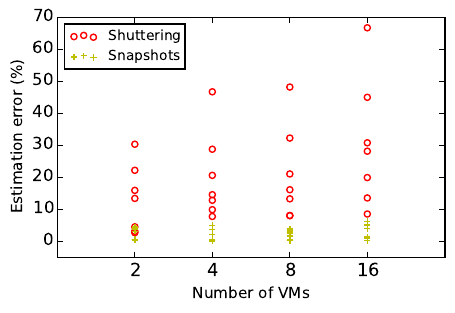

The script that saved this image:
from collections import defaultdict
import numpy as np
import matplotlib.pyplot as plt
from pylab import *

benchListBaseline = [ 'tonto', 'sphinx3', 'dealII', 'soplex', 'bzip2', 'xalancbmk', 'omnetpp' ]
benchListExperiments = [ 'tonto', 'sphinx3', 'dealII', 'soplex', 'bzip2', 'xalancbmk', 'omnetpp' ]
#benchListExperiments = [ 'perlbench', 'astar', 'soplex', 'xalancbmk', 'omnetpp']
colocationListBaseline = [ 'colocating with lbm', 'colocating with povray', 'colocating with astar', 'colocating with astar', 'colocating with libquantum', 'colocating with povray', 'colocating with omnetpp', 'colocating with mcf' ]
colocationListExperiments = [ 'colocating with lbm', 'colocating with povray', 'colocating with perlbench', 'colocating with astar', 'colocating with libquantum', 'colocating with povray', 'colocating with omnetpp', 'colocating with mcf' ]
#runningList = [ 'xalancbmk', 'colocating with libquantum' ]
runningList = [ 'tonto', 'colocating with libquantum', 'sphinx3', 'colocating with libquantum', 'dealII', 'colocating with libquantum', 'soplex', 'colocating with libquantum','bzip2', 'colocating with libquantum', 'xalancbmk', 'colocating with libquantum', 'omnetpp', 'colocating with libquantum'  ]
colocationList = [ 'colocating with libquantum', 'colocating with mcf',  'colocating with sphinx3']
benchList = [  'tonto', 'sphinx3', 'dealII', 'soplex', 'bzip2', 'xalancbmk', 'omnetpp' ]
#benchList = [  'astar', 'omnetpp'  ]
#colocationListOracle = [ 'colocating with gcc', 'colocating with colocating with mcf', 'colocating with perlbench', 'colocating with astar', 'colocating with libquantum', 'colocating with povray', 'colocating with omnetpp', 'colocating with bzip2' ]

def autolabel(rects):
    # attach some text labels
    for rect in rects:
        height = rect.get_height()
        plt.text(rect.get_x()+rect.get_width()/2., 1.1*height, '%.2f'%float(height), fontsize=8, ha='center', va= 'bottom')

def autolabel2(rects):
    # attach some text labels
    for rect in rects:
        height = rect.get_height()
        plt.text(rect.get_x()+rect.get_width()/2., -1.1*height, '%.1f'%float(height), fontsize=8, ha='center', va= 'top')

filename = 'shutter_cpi_1000'
filename2 = 'shutter_cpi_4'
fList = [s.strip() for s in open('../../papergraphs/scalability/16vm/singlevm/shutter_cpi_1000.txt').readlines()]
fList2 = [s.strip() for s in open('../../papergraphs/scalability/2vm/degradation/%s.txt' % filename).readlines()]
fList3 = [s.strip() for s in open('../../papergraphs/scalability/4vm/degradation/%s.txt' % filename).readlines()]
fList4 = [s.strip() for s in open('../../papergraphs/scalability/8vm/degradation/%s.txt' % filename).readlines()]
fList4ex = [s.strip() for s in open('../../papergraphs/scalability/16vm/degradation/%s.txt' % filename).readlines()]
fList5 = [s.strip() for s in open('../../papergraphs/scalability/2vm/priorwork/%s.txt' % filename2).readlines()]
fList6 = [s.strip() for s in open('../../papergraphs/scalability/4vm/priorwork/%s.txt' % filename2).readlines()]
fList7 = [s.strip() for s in open('../../papergraphs/scalability/8vm/priorwork/%s.txt' % filename2).readlines()]
fList7ex = [s.strip() for s in open('../../papergraphs/scalability/16vm/priorwork/%s.txt' % filename2).readlines()]

executionground = 'execution_time_1000'
executionprior = 'execution_time_4'
fList8 = [s.strip() for s in open('../../papergraphs/scalability/2vm/degradation/%s.txt' % executionground).readlines()]  #degradation
fList9 = [s.strip() for s in open('../../papergraphs/scalability/2vm/priorwork/%s.txt' % executionprior).readlines()]  #degradation
fList10 = [s.strip() for s in open('../../papergraphs/scalability/4vm/degradation/%s.txt' % executionground).readlines()]  #degradation
fList11 = [s.strip() for s in open('../../papergraphs/scalability/4vm/priorwork/%s.txt' % executionprior).readlines()]  #degradation
fList12 = [s.strip() for s in open('../../papergraphs/scalability/8vm/degradation/%s.txt' % executionground).readlines()]  #degradation
fList13 = [s.strip() for s in open('../../papergraphs/scalability/8vm/priorwork/%s.txt' % executionprior).readlines()]  #degradation
fList14 = [s.strip() for s in open('../../papergraphs/scalability/16vm/degradation/%s.txt' % executionground).readlines()]  #degradation
fList15 = [s.strip() for s in open('../../papergraphs/scalability/16vm/priorwork/%s.txt' % executionprior).readlines()]  #degradation

fList16 = [s.strip() for s in open('../../papergraphs/scalability/2vm/snapshot/shutter_cpi_70.txt' ).readlines()]
fList17 = [s.strip() for s in open('../../papergraphs/scalability/4vm/snapshot/shutter_cpi_70.txt' ).readlines()]
fList18 = [s.strip() for s in open('../../papergraphs/scalability/8vm/snapshot/shutter_cpi_70.txt' ).readlines()]
fList19 = [s.strip() for s in open('../../papergraphs/scalability/16vm/snapshot/shutter_cpi_10.txt').readlines()]


fList20 = [s.strip() for s in open('../../papergraphs/scalability/2vm/snapshot/phase_change_70.txt' ).readlines()]
fList21 = [s.strip() for s in open('../../papergraphs/scalability/4vm/snapshot/phase_change_70.txt' ).readlines()]
fList22 = [s.strip() for s in open('../../papergraphs/scalability/8vm/snapshot/phase_change_70.txt' ).readlines()]
fList23 = [s.strip() for s in open('../../papergraphs/scalability/16vm/snapshot/phase_change_10.txt').readlines()]

dictList_single_vm = defaultdict(list)
dictList_single_vm_mean = defaultdict(float)
dictList_degradation_colocation = defaultdict(lambda  : defaultdict(list))
dictList_degradation_shutter = defaultdict(lambda  : defaultdict(list))
dictList_degradation_shutter2 = defaultdict(lambda  : defaultdict(list))
dictList_degradation_shutter3 = defaultdict(lambda  : defaultdict(list))
dictList_degradation_shutter_prev = defaultdict(lambda  : defaultdict(list))
dictList_degradation_shutter_prev2 = defaultdict(lambda  : defaultdict(list))
dictList_degradation_shutter_prev3 = defaultdict(lambda  : defaultdict(list))
final_degradation = defaultdict(lambda  : defaultdict(list))
plot_degradation = defaultdict(dict)
plot_degradation_error = defaultdict(dict)

execution_time_shutter = defaultdict(lambda  : defaultdict(list))
execution_time_sec_shutter = defaultdict(lambda  : defaultdict(list))
execution_time_shutter2 = defaultdict(lambda  : defaultdict(list))
execution_time_sec_shutter2 = defaultdict(lambda  : defaultdict(list))

std_execution_time = defaultdict(dict)
global index

def print_elapsed_time_shutter(time_shutter):
    for j in colocationList:
        for i in benchList:
            print '%s ||||  %s'%(j,i)
            print time_shutter[j][i]


sep = 'u'
for (b,a) in enumerate(fList8):
    #print a
    if a in colocationList:
        index = a
    else:
        if a in benchList:
            execution_time_shutter[index][a].append((fList8[b+4].split('system '))[1].split('elapsed')[0])

#print execution_time_shutter['colocating with mcf']['perlbench']
#print((s.split(start))[1].split(end)[0])

for j in colocationList:
    for i in benchList:
        for k in execution_time_shutter[j][i]:
            m,s = [float (var) for var in k.split(':')]
            temp = m*60 + s
            execution_time_sec_shutter[j][i].append(temp)

for (b,a) in enumerate(fList9):
    #print a
    if a in colocationList:
        index = a
    else:
        if a in benchList:
            #print index
            #print a
            execution_time_shutter2[index][a].append((fList9[b+4].split('system '))[1].split('elapsed')[0])

for j in colocationList:
    for i in benchList:
        for k in execution_time_shutter2[j][i]:
            #print k
            m,s = [float (var) for var in k.split(':')]
            temp = m*60 + s
            execution_time_sec_shutter2[j][i].append(temp)

overhead2 = ()

for a in xrange(0,len(runningList),2):
    j = runningList[a+1]
    i = runningList[a]

    #print (pause_period/np.mean(execution_time_sec_shutter[j][i]))*10
    overhead2 = overhead2 + ( abs(((np.mean(execution_time_sec_shutter2[j][i])/np.mean(execution_time_sec_shutter[j][i])) - 1)*100)*-1, )
    #print np.mean(execution_time_sec_shutter2[j][i])
    #print np.mean(execution_time_sec_shutter[j][i])

#print overhead2
del execution_time_shutter
del execution_time_sec_shutter
del execution_time_shutter2
del execution_time_sec_shutter2

## ------------------------------------------------------------------------------

execution_time_shutter = defaultdict(lambda  : defaultdict(list))
execution_time_sec_shutter = defaultdict(lambda  : defaultdict(list))
execution_time_shutter2 = defaultdict(lambda  : defaultdict(list))
execution_time_sec_shutter2 = defaultdict(lambda  : defaultdict(list))

std_execution_time = defaultdict(dict)

sep = 'u'
for (b,a) in enumerate(fList10):
    #print a
    if a in colocationList:
        index = a
    else:
        if a in benchList:
            execution_time_shutter[index][a].append((fList10[b+4].split('system '))[1].split('elapsed')[0])

#print execution_time_shutter['colocating with mcf']['perlbench']
#print((s.split(start))[1].split(end)[0])

for j in colocationList:
    for i in benchList:
        #print i
        for k in execution_time_shutter[j][i]:
            try:
                m,s = [float (var) for var in k.split(':')]
                #print m,s
                temp = m*60 + s
            except:
                h,m,s = [float (var) for var in k.split(':')]
                #print h,m,s
                temp = h*60*60 + m*60 + s
            execution_time_sec_shutter[j][i].append(temp)

for (b,a) in enumerate(fList11):
    #print a
    if a in colocationList:
        index = a
    else:
        if a in benchList:
            #print index
            #print a
            execution_time_shutter2[index][a].append((fList11[b+4].split('system '))[1].split('elapsed')[0])

for j in colocationList:
    for i in benchList:
        for k in execution_time_shutter2[j][i]:
            try:
                m,s = [float (var) for var in k.split(':')]
                #print m,s
                temp = m*60 + s
            except:
                h,m,s = [float (var) for var in k.split(':')]
                #print h,m,s
                temp = h*60*60 + m*60 + s
            execution_time_sec_shutter2[j][i].append(temp)

overhead3 = ()

for a in xrange(0,len(runningList),2):
    j = runningList[a+1]
    i = runningList[a]
    #print i

    #print (pause_period/np.mean(execution_time_sec_shutter[j][i]))*10
    overhead3 = overhead3 + ( abs(((np.mean(execution_time_sec_shutter2[j][i])/np.mean(execution_time_sec_shutter[j][i])) - 1)*100)*-1, )
    #print np.mean(execution_time_sec_shutter2[j][i])
    #print np.mean(execution_time_sec_shutter[j][i])

#rint overhead3
del execution_time_shutter
del execution_time_sec_shutter
del execution_time_shutter2
del execution_time_sec_shutter2


## ------------------------------------------------------------------------------

execution_time_shutter = defaultdict(lambda  : defaultdict(list))
execution_time_sec_shutter = defaultdict(lambda  : defaultdict(list))
execution_time_shutter2 = defaultdict(lambda  : defaultdict(list))
execution_time_sec_shutter2 = defaultdict(lambda  : defaultdict(list))

std_execution_time = defaultdict(dict)

def print_elapsed_time_shutter(time_shutter):
    for j in colocationList:
        for i in benchList:
            print '%s ||||  %s'%(j,i)
            print time_shutter[j][i]


sep = 'u'
for (b,a) in enumerate(fList12):
    #print a
    if a in colocationList:
        index = a
    else:
        if a in benchList:
            execution_time_shutter[index][a].append((fList12[b+4].split('system '))[1].split('elapsed')[0])

#print execution_time_shutter['colocating with mcf']['perlbench']
#print((s.split(start))[1].split(end)[0])

for j in colocationList:
    for i in benchList:
        #print i
        for k in execution_time_shutter[j][i]:
            try:
                m,s = [float (var) for var in k.split(':')]
                #print m,s
                temp = m*60 + s
            except:
                h,m,s = [float (var) for var in k.split(':')]
                #print h,m,s
                temp = h*60*60 + m*60 + s
            execution_time_sec_shutter[j][i].append(temp)

for (b,a) in enumerate(fList13):
    #print a
    if a in colocationList:
        index = a
    else:
        if a in benchList:
            #print index
            #print a
            execution_time_shutter2[index][a].append((fList13[b+4].split('system '))[1].split('elapsed')[0])
            #execution_time_shutter2[index][a].append((fList13[b+4].split('system '))[1].split('elapsed')[0])

for j in colocationList:
    for i in benchList:
        for k in execution_time_shutter2[j][i]:
            try:
                m,s = [float (var) for var in k.split(':')]
                #print m,s
                temp = m*60 + s
            except:
                h,m,s = [float (var) for var in k.split(':')]
                #print h,m,s
                temp = h*60*60 + m*60 + s
            #print k
            execution_time_sec_shutter2[j][i].append(temp)

overhead4 = ()

for a in xrange(0,len(runningList),2):
    j = runningList[a+1]
    i = runningList[a]
    #print i

    #print (pause_period/np.mean(execution_time_sec_shutter[j][i]))*10
    overhead4 = overhead4 + ( (((np.mean(execution_time_sec_shutter2[j][i])/np.mean(execution_time_sec_shutter[j][i])) - 1)*100)*-1, )
    #print np.mean(execution_time_sec_shutter2[j][i])
    #print np.mean(execution_time_sec_shutter[j][i])

#print overhead4
del execution_time_shutter
del execution_time_sec_shutter
del execution_time_shutter2
del execution_time_sec_shutter2

## ------------------------------------------------------------------------------

execution_time_shutter = defaultdict(lambda  : defaultdict(list))
execution_time_sec_shutter = defaultdict(lambda  : defaultdict(list))
execution_time_shutter2 = defaultdict(lambda  : defaultdict(list))
execution_time_sec_shutter2 = defaultdict(lambda  : defaultdict(list))

std_execution_time = defaultdict(dict)

def print_elapsed_time_shutter(time_shutter):
    for j in colocationList:
        for i in benchList:
            print '%s ||||  %s'%(j,i)
            print time_shutter[j][i]


sep = 'u'
for (b,a) in enumerate(fList14):
    #print a
    if a in colocationList:
        index = a
    else:
        if a in benchList:
            #print a
            execution_time_shutter[index][a].append((fList14[b+4].split('system '))[1].split('elapsed')[0])

#print execution_time_shutter['colocating with mcf']['perlbench']
#print((s.split(start))[1].split(end)[0])

for j in colocationList:
    for i in benchList:
        #print i
        for k in execution_time_shutter[j][i]:
            try:
                m,s = [float (var) for var in k.split(':')]
                #print m,s
                temp = m*60 + s
            except:
                h,m,s = [float (var) for var in k.split(':')]
                #print h,m,s
                temp = h*60*60 + m*60 + s
            execution_time_sec_shutter[j][i].append(temp)

for (b,a) in enumerate(fList15):
    #print a
    if a in colocationList:
        index = a
    else:
        if a in benchList:
            #print index
            #print a
            execution_time_shutter2[index][a].append((fList15[b+4].split('system '))[1].split('elapsed')[0])
            #execution_time_shutter2[index][a].append((fList13[b+4].split('system '))[1].split('elapsed')[0])

for j in colocationList:
    for i in benchList:
        for k in execution_time_shutter2[j][i]:
            try:
                m,s = [float (var) for var in k.split(':')]
                #print m,s
                temp = m*60 + s
            except:
                h,m,s = [float (var) for var in k.split(':')]
                #print h,m,s
                temp = h*60*60 + m*60 + s
            #print k
            execution_time_sec_shutter2[j][i].append(temp)

overhead5 = ()

for a in xrange(0,len(runningList),2):
    j = runningList[a+1]
    i = runningList[a]
    #print i,j

    #print (pause_period/np.mean(execution_time_sec_shutter[j][i]))*10
    overhead5 = overhead5 + ( (((np.mean(execution_time_sec_shutter2[j][i])/np.mean(execution_time_sec_shutter[j][i])) - 1)*100)*-1, )
    #print np.mean(execution_time_sec_shutter2[j][i])
    #print np.mean(execution_time_sec_shutter[j][i])

#print overhead5
del execution_time_shutter
del execution_time_sec_shutter
del execution_time_shutter2
del execution_time_sec_shutter2


## ------------------------------------------------------------------------------



for (b,a) in enumerate(fList):
    if a in benchListBaseline:
        dictList_single_vm[a].append(fList[b+1])

#SORTING LIST CONTAING VALUES OF SINGLE SPEC RUNS INSIDE VMs
for i in benchListBaseline:
    dictList_single_vm[i].sort()
    dictList_single_vm_mean[i] = sum(float(item) for item in dictList_single_vm[i])/len(dictList_single_vm[i])
#    numerator1 = sum(float(n) for (m,n) in enumerate(dictList_degradation_colocation[j][i]))/(len(dictList_degradation_colocation[j][i]))
    #print i,dictList_single_vm_mean[i]

    #print i,dictList_single_vm[i]

for (b,a) in enumerate(fList2):
    #print a
    if a in colocationListBaseline:
       #print a
       index = a
    else:
        if a in benchListExperiments:
            #print a
            dictList_degradation_colocation[index][a].append(fList2[b+1])
#sorting the ground truth values
for a in xrange(0,len(runningList),2):
    j = runningList[a+1]
    i = runningList[a]
    #dictList_degradation_colocation[j][i].sort()
    #print j,i,dictList_degradation_colocation[j][i]

#APPENDING DEGRADATION SHUTTER
for (b,a) in enumerate(fList3):
    if a in colocationListExperiments:
        index = a
    else:
        if a in benchListExperiments:
            dictList_degradation_shutter[index][a].append(fList3[b+1])

for a in xrange(0,len(runningList),2):
    j = runningList[a+1]
    i = runningList[a]
    #dictList_degradation_colocation[j][i].sort()
    #print j,i,dictList_degradation_shutter[j][i]

for (b,a) in enumerate(fList4):
    if a in colocationListExperiments:
        index = a
    else:
        if a in benchListExperiments:
            dictList_degradation_shutter2[index][a].append(fList4[b+1])


for (b,a) in enumerate(fList4ex):
    if a in colocationListExperiments:
        index = a
    else:
        if a in benchListExperiments:
            dictList_degradation_shutter3[index][a].append(fList4ex[b+1])

for a in xrange(0,len(runningList),2):
    j = runningList[a+1]
    i = runningList[a]
    #dictList_degradation_colocation[j][i].sort()
    #print j,i,dictList_degradation_shutter2[j][i]



for a in xrange(0,len(runningList),2):
    j = runningList[a+1]
    i = runningList[a]
    #dictList_degradation_colocation[j][i].sort()
    #print j,i,dictList_degradation_shutter2[j][i]
    sum_of = []
    for n in dictList_degradation_colocation[j][i]:
        sum_of.append(float(n))
    #print np.mean(sum_of)
    final_degradation[j][i].append(np.mean(sum_of))
    del sum_of

    sum_of = []
    for n in dictList_degradation_shutter[j][i]:
        sum_of.append(float(n))
    #print np.mean(sum_of)
    final_degradation[j][i].append(np.mean(sum_of))
    del sum_of

    sum_of = []
    for n in dictList_degradation_shutter2[j][i]:
        #print n
        sum_of.append(float(n))
    #print np.mean(sum_of)
    final_degradation[j][i].append(np.mean(sum_of))
    del sum_of

    sum_of = []
    for n in dictList_degradation_shutter3[j][i]:
        #print n
        sum_of.append(float(n))
    #print np.mean(sum_of)
    final_degradation[j][i].append(np.mean(sum_of))
    del sum_of

xaxis = ()
vm2 = ()
vm3 = ()
vm4 = ()
vm5 = ()
#fig, ax = plt.subplots()
for a in xrange(0,len(runningList),2):
    j = runningList[a+1]
    i = runningList[a]
    plot_list = []
    xaxis = xaxis + (i,)
    for (count,item) in enumerate(final_degradation[j][i]):
        #print count
        if count == 0:
            vm2 = vm2 + (final_degradation[j][i][0]/dictList_single_vm_mean[i] ,)
        if count == 1:
            vm3 = vm3 + (final_degradation[j][i][1]/dictList_single_vm_mean[i], )
        if count == 2:
            vm4 = vm4 + (final_degradation[j][i][2]/dictList_single_vm_mean[i], )
        if count == 3:
            vm5 = vm5 + (final_degradation[j][i][3]/dictList_single_vm_mean[i], )

#print vm2
#print vm3
#print vm4
#print vm5


shutter_vm2 = ()
shutter_vm3 = ()
shutter_vm4 = ()
shutter_vm5 = ()


for (b,a) in enumerate(fList5):
    if a in colocationListExperiments:
        index = a
    else:
        if a in benchListExperiments:
            dictList_degradation_shutter_prev[index][a].append(fList5[b+1])

for a in xrange(0,len(runningList),2):
    j = runningList[a+1]
    i = runningList[a]
    for elem in dictList_degradation_shutter_prev[j][i]:
        dictList_degradation_shutter_prev2[j][i].extend(elem.strip().split('\t'))
    #print dictList_degradation_shutter_prev2[j][i]


for a in xrange(0,len(runningList),2):
    j = runningList[a+1]
    i = runningList[a]
    #print i
    denominator1 = sum(float(n) for (m,n) in enumerate(dictList_single_vm[i]))/(len(dictList_single_vm[i]))
    numerator1 = sum(float(n) for (m,n) in enumerate(dictList_degradation_colocation[j][i]))/(len(dictList_degradation_colocation[j][i]))
    shutter_temp_list = []
    colo_temp_list = []
    degradation_temp_list = []
    error_temp_list = []
    #print numerator1
    #print denominator1
    for (count,item) in enumerate(dictList_degradation_shutter_prev2[j][i]):
        #print item
        if count%2==0:
            colo_temp_list.append(item)
        if count%2==1:
            shutter_temp_list.append(item)

    for (count,item) in enumerate(shutter_temp_list):
        degradation_temp_list.append(abs((((float(shutter_temp_list[count])/float(colo_temp_list[count]))-(numerator1/denominator1))/(float(shutter_temp_list[count])/float(colo_temp_list[count])))*100))

    shutter_temp_list.sort()
    colo_temp_list.sort()
    #print shutter_temp_list
    #print colo_temp_list
    #print dictList_degradation_shutter2[j][i]
    denominator2 = sum(float(n) for (m,n) in enumerate(shutter_temp_list))/len(shutter_temp_list)
    #print len(colo_temp_list)
    #print len(shutter_temp_list)
    numerator2 = sum(float(n) for (m,n) in enumerate(colo_temp_list))/len(colo_temp_list)
    for (m,n) in enumerate(shutter_temp_list):
        ratio=float(n)/float(colo_temp_list[m])
        error_temp_list.append(abs((((ratio)-(numerator1/denominator1))/(numerator1/denominator1))*100))
    plot_degradation_error[j][i]=np.std(error_temp_list)

    #print numerator2
    #print denominator2
    del shutter_temp_list
    del colo_temp_list
    del degradation_temp_list
    #plot_degradation[j][i] = abs((((numerator2/denominator2)-(numerator1/denominator1))/(numerator1/denominator1))*100)
    plot_degradation[j][i] = abs(((denominator2/denominator1)-1)*100)
    shutter_vm2 = shutter_vm2 + (plot_degradation[j][i],)
    #print denominator2/numerator2
    #print j,i,plot_degradation[j][i]
            #print (((numerator2/denominator2)-(numerator1/denominator1))/(numerator2/denominator2))*100

#print shutter_vm2


del dictList_degradation_shutter_prev
del dictList_degradation_shutter_prev2
del plot_degradation
del plot_degradation_error

dictList_degradation_shutter_prev = defaultdict(lambda  : defaultdict(list))
dictList_degradation_shutter_prev2 = defaultdict(lambda  : defaultdict(list))
plot_degradation = defaultdict(dict)
plot_degradation_error = defaultdict(dict)


for (b,a) in enumerate(fList6):
    if a in colocationListExperiments:
        index = a
    else:
        if a in benchListExperiments:
            dictList_degradation_shutter_prev[index][a].append(fList6[b+1])

for a in xrange(0,len(runningList),2):
    j = runningList[a+1]
    i = runningList[a]
    for elem in dictList_degradation_shutter_prev[j][i]:
        dictList_degradation_shutter_prev2[j][i].extend(elem.strip().split('\t'))
    #print dictList_degradation_shutter_prev2[j][i]


for a in xrange(0,len(runningList),2):
    j = runningList[a+1]
    i = runningList[a]
    #print i
    denominator1 = sum(float(n) for (m,n) in enumerate(dictList_single_vm[i]))/(len(dictList_single_vm[i]))
    numerator1 = sum(float(n) for (m,n) in enumerate(dictList_degradation_shutter[j][i]))/(len(dictList_degradation_shutter[j][i]))
    shutter_temp_list = []
    colo_temp_list = []
    degradation_temp_list = []
    error_temp_list = []
    #print numerator1
    #print denominator1
    for (count,item) in enumerate(dictList_degradation_shutter_prev2[j][i]):
        #print item
        if count%2==0:
            colo_temp_list.append(item)
        if count%2==1:
            shutter_temp_list.append(item)

    for (count,item) in enumerate(shutter_temp_list):
        degradation_temp_list.append(abs((((float(shutter_temp_list[count])/float(colo_temp_list[count]))-(numerator1/denominator1))/(float(shutter_temp_list[count])/float(colo_temp_list[count])))*100))

    shutter_temp_list.sort()
    colo_temp_list.sort()
    #print shutter_temp_list
    #print colo_temp_list
    #print dictList_degradation_shutter2[j][i]
    denominator2 = sum(float(n) for (m,n) in enumerate(shutter_temp_list))/len(shutter_temp_list)
    #print len(colo_temp_list)
    #print len(shutter_temp_list)
    numerator2 = sum(float(n) for (m,n) in enumerate(colo_temp_list))/len(colo_temp_list)
    for (m,n) in enumerate(shutter_temp_list):
        ratio=float(n)/float(colo_temp_list[m])
        error_temp_list.append(abs((((ratio)-(numerator1/denominator1))/(numerator1/denominator1))*100))
    plot_degradation_error[j][i]=np.std(error_temp_list)

    #print numerator2
    #print denominator2
    del shutter_temp_list
    del colo_temp_list
    del degradation_temp_list
    #plot_degradation[j][i] = abs((((numerator2/denominator2)-(numerator1/denominator1))/(numerator1/denominator1))*100)
    plot_degradation[j][i] = abs(((denominator2/denominator1)-1)*100)
    shutter_vm3 = shutter_vm3 + (plot_degradation[j][i],)
    #print denominator2/numerator2
    #print j,i,plot_degradation[j][i]
            #print (((numerator2/denominator2)-(numerator1/denominator1))/(numerator2/denominator2))*100

#print shutter_vm3


for (b,a) in enumerate(fList7):
    if a in colocationListExperiments:
        index = a
    else:
        if a in benchListExperiments:
            dictList_degradation_shutter_prev[index][a].append(fList7[b+1])

for a in xrange(0,len(runningList),2):
    j = runningList[a+1]
    i = runningList[a]
    for elem in dictList_degradation_shutter_prev[j][i]:
        dictList_degradation_shutter_prev2[j][i].extend(elem.strip().split('\t'))
    #print dictList_degradation_shutter_prev2[j][i]


for a in xrange(0,len(runningList),2):
    j = runningList[a+1]
    i = runningList[a]
    #print i
    denominator1 = sum(float(n) for (m,n) in enumerate(dictList_single_vm[i]))/(len(dictList_single_vm[i]))
    numerator1 = sum(float(n) for (m,n) in enumerate(dictList_degradation_shutter2[j][i]))/(len(dictList_degradation_shutter2[j][i]))
    shutter_temp_list = []
    colo_temp_list = []
    degradation_temp_list = []
    error_temp_list = []
    #print numerator1
    #print denominator1
    for (count,item) in enumerate(dictList_degradation_shutter_prev2[j][i]):
        #print item
        if count%2==0:
            colo_temp_list.append(item)
        if count%2==1:
            shutter_temp_list.append(item)

    for (count,item) in enumerate(shutter_temp_list):
        degradation_temp_list.append(abs((((float(shutter_temp_list[count])/float(colo_temp_list[count]))-(numerator1/denominator1))/(float(shutter_temp_list[count])/float(colo_temp_list[count])))*100))

    shutter_temp_list.sort()
    colo_temp_list.sort()
    #print shutter_temp_list
    #print colo_temp_list
    #print dictList_degradation_shutter2[j][i]
    denominator2 = sum(float(n) for (m,n) in enumerate(shutter_temp_list))/len(shutter_temp_list)
    #print len(colo_temp_list)
    #print len(shutter_temp_list)
    numerator2 = sum(float(n) for (m,n) in enumerate(colo_temp_list))/len(colo_temp_list)
    for (m,n) in enumerate(shutter_temp_list):
        ratio=float(n)/float(colo_temp_list[m])
        error_temp_list.append(abs((((ratio)-(numerator1/denominator1))/(numerator1/denominator1))*100))
    plot_degradation_error[j][i]=np.std(error_temp_list)

    #print numerator2
    #print denominator2
    del shutter_temp_list
    del colo_temp_list
    del degradation_temp_list
    #plot_degradation[j][i] = abs((((numerator2/denominator2)-(numerator1/denominator1))/(numerator1/denominator1))*100)
    plot_degradation[j][i] = abs(((denominator2/denominator1)-1)*100)
    shutter_vm4 = shutter_vm4 + (plot_degradation[j][i],)
    #print denominator2/numerator2
    #print j,i,plot_degradation[j][i]
            #print (((numerator2/denominator2)-(numerator1/denominator1))/(numerator2/denominator2))*100
#print shutter_vm4

del dictList_degradation_shutter_prev
del dictList_degradation_shutter_prev2
del plot_degradation
del plot_degradation_error

dictList_degradation_shutter_prev = defaultdict(lambda  : defaultdict(list))
dictList_degradation_shutter_prev2 = defaultdict(lambda  : defaultdict(list))
plot_degradation = defaultdict(dict)
plot_degradation_error = defaultdict(dict)


for (b,a) in enumerate(fList7ex):
    if a in colocationListExperiments:
        index = a
    else:
        if a in benchListExperiments:
            dictList_degradation_shutter_prev[index][a].append(fList7ex[b+1])

for a in xrange(0,len(runningList),2):
    j = runningList[a+1]
    i = runningList[a]
    for elem in dictList_degradation_shutter_prev[j][i]:
        dictList_degradation_shutter_prev2[j][i].extend(elem.strip().split('\t'))
    #print dictList_degradation_shutter_prev2[j][i]


for a in xrange(0,len(runningList),2):
    j = runningList[a+1]
    i = runningList[a]
    #print i,j
    denominator1 = sum(float(n) for (m,n) in enumerate(dictList_single_vm[i]))/(len(dictList_single_vm[i]))
    numerator1 = sum(float(n) for (m,n) in enumerate(dictList_degradation_shutter2[j][i]))/(len(dictList_degradation_shutter2[j][i]))
    shutter_temp_list = []
    colo_temp_list = []
    degradation_temp_list = []
    error_temp_list = []
    #print numerator1
    #print denominator1
    for (count,item) in enumerate(dictList_degradation_shutter_prev2[j][i]):
        #print item
        if count%2==0:
            colo_temp_list.append(item)
        if count%2==1:
            shutter_temp_list.append(item)

    for (count,item) in enumerate(shutter_temp_list):
        degradation_temp_list.append(abs((((float(shutter_temp_list[count])/float(colo_temp_list[count]))-(numerator1/denominator1))/(float(shutter_temp_list[count])/float(colo_temp_list[count])))*100))

    shutter_temp_list.sort()
    colo_temp_list.sort()
    #print shutter_temp_list
    #print colo_temp_list
    #print dictList_degradation_shutter2[j][i]
    denominator2 = sum(float(n) for (m,n) in enumerate(shutter_temp_list))/len(shutter_temp_list)
    #print len(colo_temp_list)
    #print len(shutter_temp_list)
    numerator2 = sum(float(n) for (m,n) in enumerate(colo_temp_list))/len(colo_temp_list)
    for (m,n) in enumerate(shutter_temp_list):
        ratio=float(n)/float(colo_temp_list[m])
        error_temp_list.append(abs((((ratio)-(numerator1/denominator1))/(numerator1/denominator1))*100))
    plot_degradation_error[j][i]=np.std(error_temp_list)

    #print numerator2
    #print denominator2
    del shutter_temp_list
    del colo_temp_list
    del degradation_temp_list
    #plot_degradation[j][i] = abs((((numerator2/denominator2)-(numerator1/denominator1))/(numerator1/denominator1))*100)
    plot_degradation[j][i] = abs(((denominator2/denominator1)-1)*100)
    shutter_vm5 = shutter_vm5 + (plot_degradation[j][i],)
    #print denominator2/numerator2
    #print j,i,plot_degradation[j][i]
            #print (((numerator2/denominator2)-(numerator1/denominator1))/(numerator2/denominator2))*100
#print shutter_vm4

del dictList_degradation_shutter_prev
del dictList_degradation_shutter_prev2
del plot_degradation
del plot_degradation_error
del dictList_degradation_shutter
del dictList_degradation_shutter2


###2VM snapshot
###-----------------------------------------------------------------------------------

dictList_degradation_shutter = defaultdict(lambda  : defaultdict(list))
dictList_degradation_shutter2 = defaultdict(lambda  : defaultdict(list))
plot_degradation = defaultdict(dict)
plot_degradation_error = defaultdict(dict)
plot_degradation_abs = defaultdict(dict)

#APPENDING DEGRADATION SHUTTER
for (b,a) in enumerate(fList16):
    #print a
    if a in colocationListExperiments:
        index = a
    else:
        if a in benchListExperiments:
            dictList_degradation_shutter[index][a].append(fList16[b+1])

for a in xrange(0,len(runningList),2):
    j = runningList[a+1]
    i = runningList[a]
    #print i,j,dictList_degradation_shutter[j][i]

#APPENDING DEGRADATION SHUTTER2 as shutter and colocation values are tab separated
for a in xrange(0,len(runningList),2):
    j = runningList[a+1]
    i = runningList[a]
    for elem in dictList_degradation_shutter[j][i]:
        dictList_degradation_shutter2[j][i].extend(elem.strip().split('\t'))


yaxis2 = ()
yaxis_abs2 = ()
error2 = ()
for a in xrange(0,len(runningList),2):
    j = runningList[a+1]
    i = runningList[a]
    #print i,j
    #print i
    #print dictList_single_vm[i]
    #print dictList_degradation_colocation[j][i]
    #print dictList_degradation_shutter2[j][i]
    denominator1 = sum(float(n) for (m,n) in enumerate(dictList_single_vm[i]) if m!=0 and m!=len(dictList_single_vm[i])-1)/(len(dictList_single_vm[i])-2)
    numerator1 = final_degradation[j][i][0]
    shutter_temp_list = []
    colo_temp_list = []
    degradation_temp_list = []
    error_temp_list = []
    #print numerator1
    #print denominator1
    for (count,item) in enumerate(dictList_degradation_shutter2[j][i]):
        #print item
        if count%2==0:
            colo_temp_list.append(item)
        if count%2==1:
            shutter_temp_list.append(item)

    for (count,item) in enumerate(shutter_temp_list):
        degradation_temp_list.append(abs((((float(shutter_temp_list[count])/float(colo_temp_list[count]))-(numerator1/denominator1))/(float(shutter_temp_list[count])/float(colo_temp_list[count])))*100))

    shutter_temp_list.sort()
    colo_temp_list.sort()
    #print shutter_temp_list
    #print colo_temp_list
    #print dictList_degradation_shutter2[j][i]
    denominator2 = sum(float(n) for (m,n) in enumerate(shutter_temp_list))/len(shutter_temp_list)
    numerator2 = sum(float(n) for (m,n) in enumerate(colo_temp_list))/len(colo_temp_list)
    for (m,n) in enumerate(shutter_temp_list):
        ratio=float(n)/float(colo_temp_list[m])
        error_temp_list.append(abs((((ratio)-(numerator1/denominator1))/(numerator1/denominator1))*100))
    plot_degradation_error[j][i]=np.std(error_temp_list)

    #print numerator1, denominator1
    #print numerator2, denominator2
    del shutter_temp_list
    del colo_temp_list
    del degradation_temp_list
    plot_degradation[j][i] = (((numerator2/denominator2)-(numerator1/denominator1))/(numerator1/denominator1))*100
    plot_degradation_abs[j][i] = abs((((numerator2/denominator2)-(numerator1/denominator1))/(numerator1/denominator1))*100)
    #print j,i,plot_degradation[j][i]
    #print plot_degradation_error[j][i]
    #xaxis = xaxis + ('%s \n %s' %(i,j[16:]),)
    #xaxis = xaxis + ('%s \n %s' %(i,j[16:]),)
    yaxis2 = yaxis2 + (plot_degradation[j][i],)
    yaxis_abs2 = yaxis_abs2 + (plot_degradation_abs[j][i],)
    error2 = error2 + (plot_degradation_error[j][i],)
    #print numerator2,denominator2,numerator2/denominator2
    #print denominator2/numerator2
    #print j,i,plot_degradation[j][i]

del dictList_degradation_shutter
del dictList_degradation_shutter2
del plot_degradation
del plot_degradation_error
del plot_degradation_abs

###-----------------------------------------------------------------------------------
###4VM snapshot
###-----------------------------------------------------------------------------------

dictList_degradation_shutter = defaultdict(lambda  : defaultdict(list))
dictList_degradation_shutter2 = defaultdict(lambda  : defaultdict(list))
plot_degradation = defaultdict(dict)
plot_degradation_error = defaultdict(dict)
plot_degradation_abs = defaultdict(dict)


#APPENDING DEGRADATION SHUTTER
for (b,a) in enumerate(fList17):
    #print a
    if a in colocationListExperiments:
        index = a
    else:
        if a in benchListExperiments:
            dictList_degradation_shutter[index][a].append(fList17[b+1])

for a in xrange(0,len(runningList),2):
    j = runningList[a+1]
    i = runningList[a]
    #print i,j,dictList_degradation_shutter[j][i]

#APPENDING DEGRADATION SHUTTER2 as shutter and colocation values are tab separated
for a in xrange(0,len(runningList),2):
    j = runningList[a+1]
    i = runningList[a]
    for elem in dictList_degradation_shutter[j][i]:
        dictList_degradation_shutter2[j][i].extend(elem.strip().split('\t'))


yaxis3 = ()
yaxis_abs3 = ()
error3 = ()
for a in xrange(0,len(runningList),2):
    j = runningList[a+1]
    i = runningList[a]
    #print i,j
    #print i
    #print dictList_single_vm[i]
    #print dictList_degradation_colocation[j][i]
    #print dictList_degradation_shutter2[j][i]
    denominator1 = sum(float(n) for (m,n) in enumerate(dictList_single_vm[i]) if m!=0 and m!=len(dictList_single_vm[i])-1)/(len(dictList_single_vm[i])-2)
    numerator1 = final_degradation[j][i][1]
    shutter_temp_list = []
    colo_temp_list = []
    degradation_temp_list = []
    error_temp_list = []
    #print numerator1
    #print denominator1
    for (count,item) in enumerate(dictList_degradation_shutter2[j][i]):
        #print item
        if count%2==0:
            colo_temp_list.append(item)
        if count%2==1:
            shutter_temp_list.append(item)

    for (count,item) in enumerate(shutter_temp_list):
        degradation_temp_list.append(abs((((float(shutter_temp_list[count])/float(colo_temp_list[count]))-(numerator1/denominator1))/(float(shutter_temp_list[count])/float(colo_temp_list[count])))*100))

    shutter_temp_list.sort()
    colo_temp_list.sort()
    #print shutter_temp_list
    #print colo_temp_list
    #print dictList_degradation_shutter2[j][i]
    denominator2 = sum(float(n) for (m,n) in enumerate(shutter_temp_list))/len(shutter_temp_list)
    numerator2 = sum(float(n) for (m,n) in enumerate(colo_temp_list))/len(colo_temp_list)
    for (m,n) in enumerate(shutter_temp_list):
        ratio=float(n)/float(colo_temp_list[m])
        error_temp_list.append(abs((((ratio)-(numerator1/denominator1))/(numerator1/denominator1))*100))
    plot_degradation_error[j][i]=np.std(error_temp_list)

    #print numerator1, denominator1
    #print numerator2, denominator2
    del shutter_temp_list
    del colo_temp_list
    del degradation_temp_list
    plot_degradation[j][i] = (((numerator2/denominator2)-(numerator1/denominator1))/(numerator1/denominator1))*100
    plot_degradation_abs[j][i] = abs((((numerator2/denominator2)-(numerator1/denominator1))/(numerator1/denominator1))*100)
    #print j,i,plot_degradation[j][i]
    #print plot_degradation_error[j][i]
    #xaxis = xaxis + ('%s \n %s' %(i,j[16:]),)
    #xaxis = xaxis + ('%s \n %s' %(i,j[16:]),)
    yaxis3 = yaxis3 + (plot_degradation[j][i],)
    yaxis_abs3 = yaxis_abs3 + (plot_degradation_abs[j][i],)
    error3 = error3 + (plot_degradation_error[j][i],)
    #print numerator2,denominator2,numerator2/denominator2
    #print denominator2/numerator2
    #print j,i,plot_degradation[j][i]


del dictList_degradation_shutter
del dictList_degradation_shutter2
del plot_degradation
del plot_degradation_error
del plot_degradation_abs

###-----------------------------------------------------------------------------------
###8VM snapshot
###-----------------------------------------------------------------------------------

dictList_degradation_shutter = defaultdict(lambda  : defaultdict(list))
dictList_degradation_shutter2 = defaultdict(lambda  : defaultdict(list))
plot_degradation = defaultdict(dict)
plot_degradation_error = defaultdict(dict)
plot_degradation_abs = defaultdict(dict)


#APPENDING DEGRADATION SHUTTER
for (b,a) in enumerate(fList18):
    #print a
    if a in colocationListExperiments:
        index = a
    else:
        if a in benchListExperiments:
            dictList_degradation_shutter[index][a].append(fList18[b+1])

for a in xrange(0,len(runningList),2):
    j = runningList[a+1]
    i = runningList[a]
    #print i,j,dictList_degradation_shutter[j][i]

#APPENDING DEGRADATION SHUTTER2 as shutter and colocation values are tab separated
for a in xrange(0,len(runningList),2):
    j = runningList[a+1]
    i = runningList[a]
    for elem in dictList_degradation_shutter[j][i]:
        dictList_degradation_shutter2[j][i].extend(elem.strip().split('\t'))


yaxis4 = ()
yaxis_abs4 = ()
error4 = ()
for a in xrange(0,len(runningList),2):
    j = runningList[a+1]
    i = runningList[a]
    #print i,j
    #print i
    #print dictList_single_vm[i]
    #print dictList_degradation_colocation[j][i]
    #print dictList_degradation_shutter2[j][i]
    denominator1 = sum(float(n) for (m,n) in enumerate(dictList_single_vm[i]) if m!=0 and m!=len(dictList_single_vm[i])-1)/(len(dictList_single_vm[i])-2)
    numerator1 = final_degradation[j][i][2]
    shutter_temp_list = []
    colo_temp_list = []
    degradation_temp_list = []
    error_temp_list = []
    #print numerator1
    #print denominator1
    for (count,item) in enumerate(dictList_degradation_shutter2[j][i]):
        #print item
        if count%2==0:
            colo_temp_list.append(item)
        if count%2==1:
            shutter_temp_list.append(item)

    for (count,item) in enumerate(shutter_temp_list):
        degradation_temp_list.append(abs((((float(shutter_temp_list[count])/float(colo_temp_list[count]))-(numerator1/denominator1))/(float(shutter_temp_list[count])/float(colo_temp_list[count])))*100))

    shutter_temp_list.sort()
    colo_temp_list.sort()
    #print shutter_temp_list
    #print colo_temp_list
    #print dictList_degradation_shutter2[j][i]
    denominator2 = sum(float(n) for (m,n) in enumerate(shutter_temp_list))/len(shutter_temp_list)
    numerator2 = sum(float(n) for (m,n) in enumerate(colo_temp_list))/len(colo_temp_list)
    for (m,n) in enumerate(shutter_temp_list):
        ratio=float(n)/float(colo_temp_list[m])
        error_temp_list.append(abs((((ratio)-(numerator1/denominator1))/(numerator1/denominator1))*100))
    plot_degradation_error[j][i]=np.std(error_temp_list)

    #print numerator1, denominator1
    #print numerator2, denominator2
    del shutter_temp_list
    del colo_temp_list
    del degradation_temp_list
    plot_degradation[j][i] = (((numerator2/denominator2)-(numerator1/denominator1))/(numerator1/denominator1))*100
    plot_degradation_abs[j][i] = abs((((numerator2/denominator2)-(numerator1/denominator1))/(numerator1/denominator1))*100)
    #print j,i,plot_degradation[j][i]
    #print plot_degradation_error[j][i]
    #xaxis = xaxis + ('%s \n %s' %(i,j[16:]),)
    #xaxis = xaxis + ('%s \n %s' %(i,j[16:]),)
    yaxis4 = yaxis4 + (plot_degradation[j][i],)
    yaxis_abs4 = yaxis_abs4 + (plot_degradation_abs[j][i],)
    error4 = error4 + (plot_degradation_error[j][i],)
    #print numerator2,denominator2,numerator2/denominator2
    #print denominator2/numerator2
    #print j,i,plot_degradation[j][i]


del dictList_degradation_shutter
del dictList_degradation_shutter2
del plot_degradation
del plot_degradation_error
del plot_degradation_abs

###-----------------------------------------------------------------------------------
###16VM snapshot
###-----------------------------------------------------------------------------------

dictList_degradation_shutter = defaultdict(lambda  : defaultdict(list))
dictList_degradation_shutter2 = defaultdict(lambda  : defaultdict(list))
plot_degradation = defaultdict(dict)
plot_degradation_error = defaultdict(dict)
plot_degradation_abs = defaultdict(dict)


#APPENDING DEGRADATION SHUTTER
for (b,a) in enumerate(fList19):
    #print a
    if a in colocationListExperiments:
        index = a
    else:
        if a in benchListExperiments:
            dictList_degradation_shutter[index][a].append(fList19[b+1])

for a in xrange(0,len(runningList),2):
    j = runningList[a+1]
    i = runningList[a]
    #print i,j,dictList_degradation_shutter[j][i]

#APPENDING DEGRADATION SHUTTER2 as shutter and colocation values are tab separated
for a in xrange(0,len(runningList),2):
    j = runningList[a+1]
    i = runningList[a]
    for elem in dictList_degradation_shutter[j][i]:
        dictList_degradation_shutter2[j][i].extend(elem.strip().split('\t'))


yaxis5 = ()
yaxis_abs5 = ()
error5 = ()
for a in xrange(0,len(runningList),2):
    j = runningList[a+1]
    i = runningList[a]
    #print i,j
    #print i
    #print dictList_single_vm[i]
    #print dictList_degradation_colocation[j][i]
    #print dictList_degradation_shutter2[j][i]
    denominator1 = sum(float(n) for (m,n) in enumerate(dictList_single_vm[i]) if m!=0 and m!=len(dictList_single_vm[i])-1)/(len(dictList_single_vm[i])-2)
    numerator1 = final_degradation[j][i][3]
    shutter_temp_list = []
    colo_temp_list = []
    degradation_temp_list = []
    error_temp_list = []
    #print numerator1
    #print denominator1
    for (count,item) in enumerate(dictList_degradation_shutter2[j][i]):
        #print item
        if count%2==0:
            colo_temp_list.append(item)
        if count%2==1:
            shutter_temp_list.append(item)

    #print shutter_temp_list
    #print colo_temp_list
    for (count,item) in enumerate(shutter_temp_list):
        degradation_temp_list.append(abs((((float(shutter_temp_list[count])/float(colo_temp_list[count]))-(numerator1/denominator1))/(float(shutter_temp_list[count])/float(colo_temp_list[count])))*100))

    shutter_temp_list.sort()
    colo_temp_list.sort()
    #print shutter_temp_list
    #print colo_temp_list
    #print dictList_degradation_shutter2[j][i]
    denominator2 = sum(float(n) for (m,n) in enumerate(shutter_temp_list))/len(shutter_temp_list)
    numerator2 = sum(float(n) for (m,n) in enumerate(colo_temp_list))/len(colo_temp_list)
    for (m,n) in enumerate(shutter_temp_list):
        ratio=float(n)/float(colo_temp_list[m])
        error_temp_list.append(abs((((ratio)-(numerator1/denominator1))/(numerator1/denominator1))*100))
    plot_degradation_error[j][i]=np.std(error_temp_list)

    #print numerator1, denominator1
    #print numerator2, denominator2
    del shutter_temp_list
    del colo_temp_list
    del degradation_temp_list
    plot_degradation[j][i] = (((numerator2/denominator2)-(numerator1/denominator1))/(numerator1/denominator1))*100
    plot_degradation_abs[j][i] = abs((((numerator2/denominator2)-(numerator1/denominator1))/(numerator1/denominator1))*100)
    #print j,i,plot_degradation[j][i]
    #print plot_degradation_error[j][i]
    #xaxis = xaxis + ('%s \n %s' %(i,j[16:]),)
    #xaxis = xaxis + ('%s \n %s' %(i,j[16:]),)
    yaxis5 = yaxis5 + (plot_degradation[j][i],)
    yaxis_abs5 = yaxis_abs5 + (plot_degradation_abs[j][i],)
    error5 = error5 + (plot_degradation_error[j][i],)
    #print numerator2,denominator2,numerator2/denominator2
    #print denominator2/numerator2
    #print j,i,plot_degradation[j][i]


del dictList_degradation_shutter
del dictList_degradation_shutter2
del plot_degradation
del plot_degradation_error
del plot_degradation_abs

##### ----- overhead stuff snapshot 2VM

execution_time_shutter = defaultdict(lambda  : defaultdict(list))
execution_time_sec_shutter = defaultdict(lambda  : defaultdict(list))
avg_execution_time_shutter = defaultdict(dict)
dictList_phase_change = defaultdict(lambda  : defaultdict(list))
dictList_phase_change2 = defaultdict(lambda  : defaultdict(list))

std_execution_time = defaultdict(dict)

def print_elapsed_time_shutter(time_shutter):
    for j in colocationList:
        for i in benchList:
            print '%s ||||  %s'%(j,i)
            print time_shutter[j][i]


sep = 'u'
for (b,a) in enumerate(fList8):
    #print a
    if a in colocationList:
        index = a
    else:
        if a in benchList:
            execution_time_shutter[index][a].append((fList8[b+4].split('system '))[1].split('elapsed')[0])

#print execution_time_shutter['colocating with mcf']['perlbench']
#print((s.split(start))[1].split(end)[0])

for j in colocationList:
    for i in benchList:
        for k in execution_time_shutter[j][i]:
            m,s = [float (var) for var in k.split(':')]
            temp = m*60 + s
            execution_time_sec_shutter[j][i].append(temp)


for (b,a) in enumerate(fList20):
    if a in colocationList:
        index = a
    else:
        if a in benchList:
            dictList_phase_change[index][a].append(fList20[b+1])



for a in xrange(0,len(runningList),2):
    j = runningList[a+1]
    i = runningList[a]
    #print j,i
    for elem in dictList_phase_change[j][i]:
        dictList_phase_change2[j][i].extend(elem.strip().split('\t'))
    #print dictList_phase_change2[j][i]

snapshot_overhead = ()
error_snapshot_overhead = ()
#print dictList_phase_change2['colocating with mcf']['perlbench']
for a in xrange(0,len(runningList),2):
    j = runningList[a+1]
    i = runningList[a]
    #print j,i
    #print dictList_phase_change2[j][i]
    #print i,j
    shutter_temp_list = []
    colo_temp_list = []
    for (count,item) in enumerate(dictList_phase_change2[j][i]):
        if count%2==1:
            colo_temp_list.append(float(item))
        if count%2==0:
            shutter_temp_list.append(float(item))
    #print shutter_temp_list
    shutter_avg = sum(shutter_temp_list)/len(shutter_temp_list)
    colocation_avg = sum(colo_temp_list)/len(colo_temp_list)
    del shutter_temp_list
    del colo_temp_list

    pause_period = ((colocation_avg + shutter_avg)/2)*75
    #print pause_period, np.mean(execution_time_sec_shutter[j][i])*1000
    #pause_period = ((colocation_avg ) + ((shutter_avg + (colocation_avg * 2)/3) * 3))/4
    xaxis = xaxis + (i,)
    #print i,j,(pause_period/(np.mean(execution_time_sec_shutter[j][i])*10))
    snapshot_overhead = snapshot_overhead + ( (pause_period/(np.mean(execution_time_sec_shutter[j][i])*10)), )
    #print np.mean(execution_time_sec_shutter2[j][i])
    #print '---------------------'

del execution_time_shutter
del execution_time_sec_shutter
del avg_execution_time_shutter
del dictList_phase_change
del dictList_phase_change2


### ----- overhead stuff snapshot 4VM ------------------------------------------------
execution_time_shutter = defaultdict(lambda  : defaultdict(list))
execution_time_sec_shutter = defaultdict(lambda  : defaultdict(list))
avg_execution_time_shutter = defaultdict(dict)
dictList_phase_change = defaultdict(lambda  : defaultdict(list))
dictList_phase_change2 = defaultdict(lambda  : defaultdict(list))

std_execution_time = defaultdict(dict)

def print_elapsed_time_shutter(time_shutter):
    for j in colocationList:
        for i in benchList:
            print '%s ||||  %s'%(j,i)
            print time_shutter[j][i]


sep = 'u'
for (b,a) in enumerate(fList10):
    #print a
    if a in colocationList:
        index = a
    else:
        if a in benchList:
            execution_time_shutter[index][a].append((fList10[b+4].split('system '))[1].split('elapsed')[0])

#print execution_time_shutter['colocating with mcf']['perlbench']
#print((s.split(start))[1].split(end)[0])

for j in colocationList:
    for i in benchList:
        for k in execution_time_shutter[j][i]:
            m,s = [float (var) for var in k.split(':')]
            temp = m*60 + s
            execution_time_sec_shutter[j][i].append(temp)


for (b,a) in enumerate(fList21):
    if a in colocationList:
        index = a
    else:
        if a in benchList:
            dictList_phase_change[index][a].append(fList21[b+1])

for a in xrange(0,len(runningList),2):
    j = runningList[a+1]
    i = runningList[a]
    #print j,i
    for elem in dictList_phase_change[j][i]:
        dictList_phase_change2[j][i].extend(elem.strip().split('\t'))
    #print dictList_phase_change2[j][i]

snapshot_overhead2= ()
error_snapshot_overhead = ()
#print dictList_phase_change2['colocating with mcf']['perlbench']
for a in xrange(0,len(runningList),2):
    j = runningList[a+1]
    i = runningList[a]
    print j,i
    #print dictList_phase_change2[j][i]
    #print i,j
    shutter_temp_list = []
    colo_temp_list = []
    for (count,item) in enumerate(dictList_phase_change2[j][i]):
        if count%2==1:
            colo_temp_list.append(float(item))
        if count%2==0:
            shutter_temp_list.append(float(item))
    #print shutter_temp_list
    shutter_avg = sum(shutter_temp_list)/len(shutter_temp_list)
    colocation_avg = sum(colo_temp_list)/len(colo_temp_list)
    del shutter_temp_list
    del colo_temp_list

    pause_period = (((colocation_avg ) + ((shutter_avg + (colocation_avg * 2)/3) * 3))/4)*75
    #print pause_period, np.mean(execution_time_sec_shutter[j][i])*1000
    #pause_period = ((colocation_avg ) + ((shutter_avg + (colocation_avg * 2)/3) * 3))/4
    xaxis = xaxis + (i,)
    #print i,j,(pause_period/(np.mean(execution_time_sec_shutter[j][i])*10))
    snapshot_overhead2 = snapshot_overhead2 + ( (pause_period/(np.mean(execution_time_sec_shutter[j][i])*10)), )
    #print np.mean(execution_time_sec_shutter2[j][i])
    #print '---------------------'


del execution_time_shutter
del execution_time_sec_shutter
del avg_execution_time_shutter
del dictList_phase_change
del dictList_phase_change2


### ----- overhead stuff snapshot 8VM ------------------------------------------------
execution_time_shutter = defaultdict(lambda  : defaultdict(list))
execution_time_sec_shutter = defaultdict(lambda  : defaultdict(list))
avg_execution_time_shutter = defaultdict(dict)
dictList_phase_change = defaultdict(lambda  : defaultdict(list))
dictList_phase_change2 = defaultdict(lambda  : defaultdict(list))

std_execution_time = defaultdict(dict)

def print_elapsed_time_shutter(time_shutter):
    for j in colocationList:
        for i in benchList:
            print '%s ||||  %s'%(j,i)
            print time_shutter[j][i]


sep = 'u'
for (b,a) in enumerate(fList11):
    #print a
    if a in colocationList:
        index = a
    else:
        if a in benchList:
            execution_time_shutter[index][a].append((fList11[b+4].split('system '))[1].split('elapsed')[0])

#print execution_time_shutter['colocating with mcf']['perlbench']
#print((s.split(start))[1].split(end)[0])

for j in colocationList:
    for i in benchList:
        for k in execution_time_shutter[j][i]:
            m,s = [float (var) for var in k.split(':')]
            temp = m*60 + s
            execution_time_sec_shutter[j][i].append(temp)


for (b,a) in enumerate(fList22):
    if a in colocationList:
        index = a
    else:
        if a in benchList:
            dictList_phase_change[index][a].append(fList22[b+1])

for a in xrange(0,len(runningList),2):
    j = runningList[a+1]
    i = runningList[a]
    #print j,i
    for elem in dictList_phase_change[j][i]:
        dictList_phase_change2[j][i].extend(elem.strip().split('\t'))
    #print dictList_phase_change2[j][i]

snapshot_overhead3 = ()
error_snapshot_overhead = ()
#print dictList_phase_change2['colocating with mcf']['perlbench']
for a in xrange(0,len(runningList),2):
    j = runningList[a+1]
    i = runningList[a]
    #print j,i
    #print dictList_phase_change2[j][i]
    #print i,j
    shutter_temp_list = []
    colo_temp_list = []
    for (count,item) in enumerate(dictList_phase_change2[j][i]):
        if count%2==1:
            colo_temp_list.append(float(item))
        if count%2==0:
            shutter_temp_list.append(float(item))
    #print shutter_temp_list
    shutter_avg = sum(shutter_temp_list)/len(shutter_temp_list)
    colocation_avg = sum(colo_temp_list)/len(colo_temp_list)
    del shutter_temp_list
    del colo_temp_list

    pause_period = (((colocation_avg ) + ((shutter_avg + (colocation_avg * 6)/7) * 7))/8)*75
    #print pause_period, np.mean(execution_time_sec_shutter[j][i])*1000
    #pause_period = ((colocation_avg ) + ((shutter_avg + (colocation_avg * 2)/3) * 3))/4
    xaxis = xaxis + (i,)
    #print i,j,(pause_period/(np.mean(execution_time_sec_shutter[j][i])*10))
    snapshot_overhead3 = snapshot_overhead3 + ( (pause_period/(np.mean(execution_time_sec_shutter[j][i])*10)), )
    #print np.mean(execution_time_sec_shutter2[j][i])
    #print '---------------------'

del execution_time_shutter
del execution_time_sec_shutter
del avg_execution_time_shutter
del dictList_phase_change
del dictList_phase_change2
### ----- overhead stuff snapshot 16VM ------------------------------------------------
execution_time_shutter = defaultdict(lambda  : defaultdict(list))
execution_time_sec_shutter = defaultdict(lambda  : defaultdict(list))
avg_execution_time_shutter = defaultdict(dict)
dictList_phase_change = defaultdict(lambda  : defaultdict(list))
dictList_phase_change2 = defaultdict(lambda  : defaultdict(list))

std_execution_time = defaultdict(dict)

def print_elapsed_time_shutter(time_shutter):
    for j in colocationList:
        for i in benchList:
            print '%s ||||  %s'%(j,i)
            print time_shutter[j][i]


sep = 'u'
for (b,a) in enumerate(fList12):
    #print a
    if a in colocationList:
        index = a
    else:
        if a in benchList:
            execution_time_shutter[index][a].append((fList12[b+4].split('system '))[1].split('elapsed')[0])

#print execution_time_shutter['colocating with mcf']['perlbench']
#print((s.split(start))[1].split(end)[0])

for j in colocationList:
    for i in benchList:
        for k in execution_time_shutter[j][i]:
            m,s = [float (var) for var in k.split(':')]
            temp = m*60 + s
            execution_time_sec_shutter[j][i].append(temp)


for (b,a) in enumerate(fList23):
    if a in colocationList:
        index = a
    else:
        if a in benchList:
            dictList_phase_change[index][a].append(fList23[b+1])

for a in xrange(0,len(runningList),2):
    j = runningList[a+1]
    i = runningList[a]
    #print j,i
    for elem in dictList_phase_change[j][i]:
        dictList_phase_change2[j][i].extend(elem.strip().split('\t'))
    #print dictList_phase_change2[j][i]

snapshot_overhead4 = ()
error_snapshot_overhead = ()
#print dictList_phase_change2['colocating with mcf']['perlbench']
for a in xrange(0,len(runningList),2):
    j = runningList[a+1]
    i = runningList[a]
    print j,i
    #print dictList_phase_change2[j][i]
    #print i,j
    shutter_temp_list = []
    colo_temp_list = []
    for (count,item) in enumerate(dictList_phase_change2[j][i]):
        if count%2==1:
            colo_temp_list.append(float(item))
        if count%2==0:
            shutter_temp_list.append(float(item))
    #print shutter_temp_list
    shutter_avg = sum(shutter_temp_list)/len(shutter_temp_list)
    colocation_avg = sum(colo_temp_list)/len(colo_temp_list)
    del shutter_temp_list
    del colo_temp_list

    pause_period = (((colocation_avg ) + ((shutter_avg + (colocation_avg * 14)/15) * 15))/17)*75
    #print pause_period, np.mean(execution_time_sec_shutter[j][i])*1000
    #pause_period = ((colocation_avg ) + ((shutter_avg + (colocation_avg * 2)/3) * 3))/4
    xaxis = xaxis + (i,)
    print i,j,(pause_period/(np.mean(execution_time_sec_shutter[j][i])*10))
    snapshot_overhead4 = snapshot_overhead4 + ( (pause_period/(np.mean(execution_time_sec_shutter[j][i])*10))  ,)
    #print np.mean(execution_time_sec_shutter2[j][i])
    #print '---------------------'

del execution_time_shutter
del execution_time_sec_shutter
del avg_execution_time_shutter
del dictList_phase_change
del dictList_phase_change2


#shutteroverhead
#overhead5,overhead4,overhead3,overhead2
#snapshotoverhead
#snapshot_overhead4, snapshot_overhead3, snapshot_overhead2, snapshot_overhead
#shutteraccuracy
#shutter_vm5,shutter_vm4,shutter_vm3,shutter_vm2
#snapshotaccuracy
#yaxis5,yaxis4, yaxis3, yaxis2

#print xaxis[0]

f = figure(figsize=(5, 3))
labels = ['' , '2', '4', '8', '16', '']
xaxis_list = []
xaxis_list.append(0.5)
xaxis_list.append(1)
xaxis_list.append(1.5)
xaxis_list.append(2)
#print overhead2

for (count,item) in enumerate(benchList):
    shutter_overhead_list = []
    shutter_accuracy_list = []
    snapshot_overhead_list = []
    snapshot_accuracy_list = []
    print count

    shutter_overhead_list.append(abs(overhead2[count]))
    shutter_overhead_list.append(abs(overhead3[count]))
    shutter_overhead_list.append(abs(overhead4[count]))
    shutter_overhead_list.append(abs(overhead5[count]))

    shutter_accuracy_list.append(abs(shutter_vm2[count]))
    shutter_accuracy_list.append(abs(shutter_vm3[count]))
    shutter_accuracy_list.append(abs(shutter_vm4[count]))
    shutter_accuracy_list.append(abs(shutter_vm5[count]))

    snapshot_overhead_list.append(abs(snapshot_overhead[count]))
    snapshot_overhead_list.append(abs(snapshot_overhead2[count]))
    snapshot_overhead_list.append(abs(snapshot_overhead3[count]))
    snapshot_overhead_list.append(abs(snapshot_overhead4[count]))

    snapshot_accuracy_list.append(abs(yaxis2[count]))
    snapshot_accuracy_list.append(abs(yaxis3[count]))
    snapshot_accuracy_list.append(abs(yaxis4[count]))
    snapshot_accuracy_list.append(abs(yaxis5[count]))

    #print xaxis_list
    #print shutter_accuracy_list
    #print snapshot_accuracy_list
    #print shutter_overhead_list
    #print snapshot_overhead_list


    #plt.suptitle("Snapshot vs Shuttering", size=16)
    subplots_adjust(hspace=0.001)
    ax1=subplot(1, 1, 1)
    ax1.scatter(xaxis_list, shutter_accuracy_list, facecolor='none', edgecolor='r', label='Shuttering' if count == 0 else "" )
    ax1.scatter(xaxis_list, snapshot_accuracy_list, color='y', marker='+', label='Snapshots' if count == 0 else "" )
    ax1.set_ylabel('Estimation error (%)', size='11')
    ax1.set_xlabel('Number of VMs', size='11')
    ax1.set_ylim(-5,70)
    ax1.set_xlim(0,2.5)
    #ax1.set_xticklabels((2,4,6,8,10,12,14,16),('2', '4', '', '8', '', '', '', '16' ))
    ax1.set_xticklabels(labels,size='13')
    #ax1.set_yticklabels(size='10')
    ax1.legend(prop={'size':10}, loc=2)

    #plt.yticks((-0.5,0,1,2,3,4),('','0','1','2','3','4'),size='23')

    #ax2=subplot(2, 1, 2, sharex=ax1)
    #ax2.scatter(xaxis_list, shutter_overhead_list, color='r')
    #ax2.scatter(xaxis_list, snapshot_overhead_list, color='g')
    #ax2.xlabel('time (s)')
    #ax2.set_ylabel('Overhead (%)', size='15')
    #print ax2.get_ylim()
    #ax2.set_ylim((0,30)[::-1])
    #xticklabels = ax1.get_xticklabels()
    #setp(xticklabels, visible=False)
    #ax2.legend(prop={'size':13}, loc=1)
    #ax2.set_yticklabels(arange(5, 10, 5))
    #plt.savefig('comparisonfigs/testfig_%s.png' %count,  dpi=125)
    del shutter_overhead_list
    del shutter_accuracy_list
    del snapshot_overhead_list
    del snapshot_accuracy_list

import os as mars_awesome_os;
import matplotlib.pyplot as mars_awesome_plt;
mars_awesome_plt.savefig('scaleup-accuracy.eps', bbox_inches='tight');
mars_awesome_os.popen('epstopdf scaleup-accuracy.eps');
